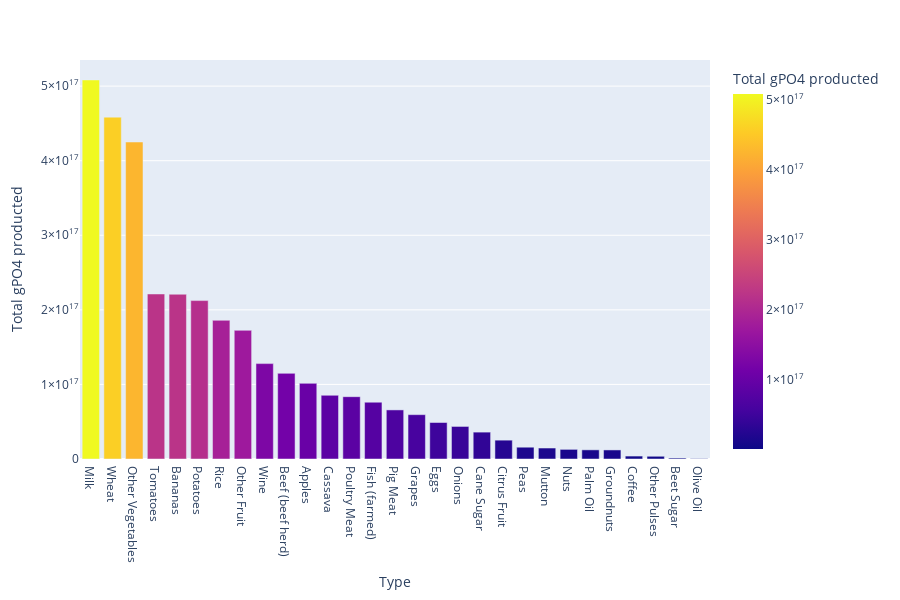

Source (notebook cell):
### Markdown cell above
#### L'eutrofizzazione è un fenomeno dato dal rilascio della sostanza PO4, creerò una colonna che calcola i grammi di PO4 per ogni kilo di cibo/mangime prodotto

### Code cell
# Creare una funzione troppo codice
Food_types_PO4_emissions = [Food_Production_df[Food_Production_df["Food product"] == food_type]["Eutrophying emissions per kilogram (gPO₄eq per kilogram)"].to_list() for food_type in Food_types]
Food_types_PO4_dict = dict()

Feed_types_PO4_emissions = [Food_Production_df[Food_Production_df["Food product"] == food_type]["Eutrophying emissions per kilogram (gPO₄eq per kilogram)"].to_list() for food_type in Food_types]
Feed_types_PO4_dict = dict()

for i in range(len(Food_types)):
     Food_types_PO4_dict[Food_types[i]] = 0

     if len(Food_types_PO4_emissions[i]) != 0:
          Food_types_PO4_dict[Food_types[i]] = Food_types_PO4_emissions[i][0]

for index, record in Feed_items.iterrows():
     Food_type = record["Type"]
     if Food_type in Food_types_PO4_dict.keys():
          Food_feed_df.at[index, "Total gPO4 producted"] =  Food_feed_df.at[index, "Tonnes"] * 1000000 * Food_types_PO4_dict[Food_type]

for i in range(len(Feed_types)):
     Feed_types_PO4_dict[Feed_types[i]] = 0

     if len(Feed_types_PO4_emissions[i]) != 0:
          Feed_types_PO4_dict[Feed_types[i]] = Feed_types_PO4_emissions[i][0]

for index, record in Feed_items.iterrows():
     Feed_type = record["Type"]
     if Feed_type in Feed_types_PO4_dict.keys():
          Feed_items.at[index, "Total gPO4 producted"] =  Feed_items.at[index, "Tonnes"] * 1000000 * Feed_types_PO4_dict[Food_type]


Food_feed_df = pd.concat([Food_feed_df, Feed_items], ignore_index=True)
temp_df = Food_feed_df.groupby("Type").sum(numeric_only=True).sort_values(by="Total gPO4 producted", ascending=False)

fig = px.bar(
     temp_df,
     x=temp_df.index,
     y="Total gPO4 producted",
     color="Total gPO4 producted",
     height=600
)

fig.show()

### Figure 1 — Plotly figure (JSON) as saved in the notebook; plotly's stock layout.template omitted (floating-point values rounded to 4 significant figures)
{"data": [{"alignmentgroup": "True", "hovertemplate": "Type=%{x}<br>Total gPO4 producted=%{marker.color}<extra></extra>", "legendgroup": "", "marker": {"color": [508266104670000000, 458401261430000000, 425062129220000000, 221264965190000000, 220929620670000000, 212404474640000000, 185971738290000000, 172539095400000000, 127924560130000000, 114853845580000000, 101434663160000000, 85403823610000000, 83566855940000000, 76157399250000000, 65817956060000000, 59455703080000000, 48937233810000000, 43663402550000000, 36048288580000000, 25269275760000000, 15808628210000000, 14705393230000000, 12917210570000000, 12266628200000000, 12153728640000000, 3933764180000000, 3649706860000000, 1262397750000000, 436885260000000], "coloraxis": "coloraxis", "pattern": {"shape": ""}}, "name": "", "offsetgroup": "", "orientation": "v", "showlegend": false, "textposition": "auto", "type": "bar", "x": ["Milk", "Wheat", "Other Vegetables", "Tomatoes", "Bananas", "Potatoes", "Rice", "Other Fruit", "Wine", "Beef (beef herd)", "Apples", "Cassava", "Poultry Meat", "Fish (farmed)", "Pig Meat", "Grapes", "Eggs", "Onions", "Cane Sugar", "Citrus Fruit", "Peas", "Mutton", "Nuts", "Palm Oil", "Groundnuts", "Coffee", "Other Pulses", "Beet Sugar", "Olive Oil"], "xaxis": "x", "y": [508266104670000000, 458401261430000000, 425062129220000000, 221264965190000000, 220929620670000000, 212404474640000000, 185971738290000000, 172539095400000000, 127924560130000000, 114853845580000000, 101434663160000000, 85403823610000000, 83566855940000000, 76157399250000000, 65817956060000000, 59455703080000000, 48937233810000000, 43663402550000000, 36048288580000000, 25269275760000000, 15808628210000000, 14705393230000000, 12917210570000000, 12266628200000000, 12153728640000000, 3933764180000000, 3649706860000000, 1262397750000000, 436885260000000], "yaxis": "y"}], "layout": {"barmode": "relative", "coloraxis": {"colorbar": {"title": {"text": "Total gPO4 producted"}}, "colorscale": [[0, "#0d0887"], [0.1111, "#46039f"], [0.2222, "#7201a8"], [0.3333, "#9c179e"], [0.4444, "#bd3786"], [0.5556, "#d8576b"], [0.6667, "#ed7953"], [0.7778, "#fb9f3a"], [0.8889, "#fdca26"], [1, "#f0f921"]]}, "height": 600, "legend": {"tracegroupgap": 0}, "margin": {"t": 60}, "xaxis": {"anchor": "y", "domain": [0, 1], "title": {"text": "Type"}}, "yaxis": {"anchor": "x", "domain": [0, 1], "title": {"text": "Total gPO4 producted"}}}}
